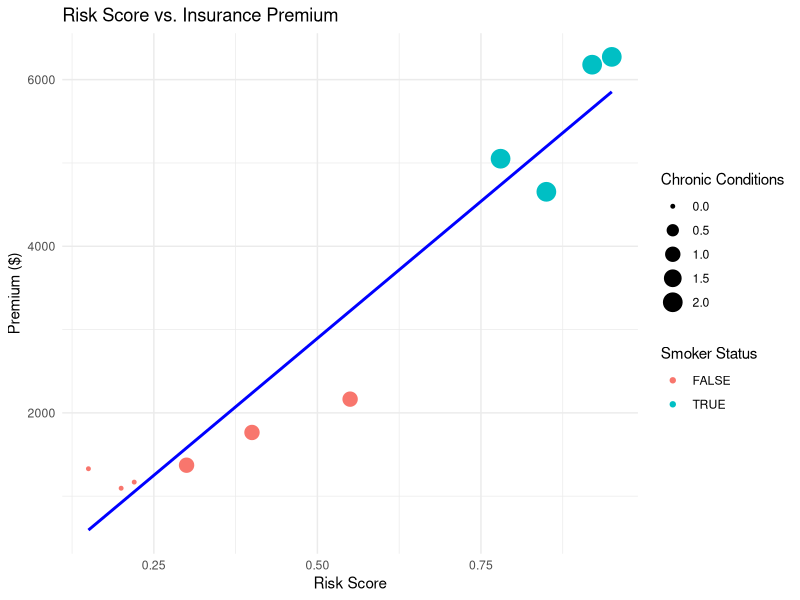

Generate this figure with R:
# Load necessary libraries
library(dplyr)
library(ggplot2)

# Sample dataset
insurance_data <- data.frame(
  Policy_ID = 1001:1010,
  Age = c(45, 30, 55, 42, 29, 60, 35, 50, 40, 33),
  Gender = c("Male", "Female", "Male", "Female", "Male", "Female", "Male", "Female", "Male", "Female"),
  BMI = c(27.5, 22.1, 31.4, 25.8, 24.3, 28.9, 26.7, 29.2, 23.5, 21.8),
  Smoker = c(TRUE, FALSE, TRUE, FALSE, FALSE, TRUE, FALSE, TRUE, FALSE, FALSE),
  Chronic_Conditions = c(2, 0, 2, 1, 1, 2, 0, 2, 1, 0),  # Count of chronic conditions
  Hospital_Visits = c(3, 1, 5, 2, 1, 6, 0, 4, 2, 1),
  Prescriptions = c(5, 1, 7, 3, 2, 8, 1, 6, 3, 1),
  Annual_Claims = c(12500, 2100, 18700, 6300, 3800, 22500, 1500, 15800, 5200, 2700),
  Risk_Score = c(0.85, 0.20, 0.92, 0.55, 0.30, 0.95, 0.15, 0.78, 0.40, 0.22)
)

# Define base premium
base_premium <- 1000

# Calculate insurance premium using risk factors
insurance_data <- insurance_data %>%
  mutate(
    Age_Factor = 1 + (Age - 30) * 0.02,  # Increase by 2% per year over 30
    BMI_Factor = 1 + (BMI - 25) * 0.03,  # Increase by 3% per BMI unit above 25
    Smoker_Factor = ifelse(Smoker, 1.5, 1),  # 50% increase for smokers
    Condition_Factor = 1 + Chronic_Conditions * 0.1,  # 10% increase per condition
    Risk_Factor = 1 + Risk_Score,  # Scaling by risk score
    Final_Premium = base_premium * Age_Factor * BMI_Factor * Smoker_Factor * Condition_Factor * Risk_Factor
  )

# Print final premium table
print(dplyr::select(insurance_data, Policy_ID, Age, BMI, Smoker, Chronic_Conditions, Risk_Score, Final_Premium))

# Visualization: Risk Score vs. Premium
ggplot(insurance_data, aes(x = Risk_Score, y = Final_Premium)) +
  geom_point(aes(color = as.factor(Smoker), size = Chronic_Conditions)) +
  geom_smooth(method = "lm", se = FALSE, color = "blue") +
  labs(title = "Risk Score vs. Insurance Premium",
       x = "Risk Score",
       y = "Premium ($)",
       color = "Smoker Status",
       size = "Chronic Conditions") +
  theme_minimal()
